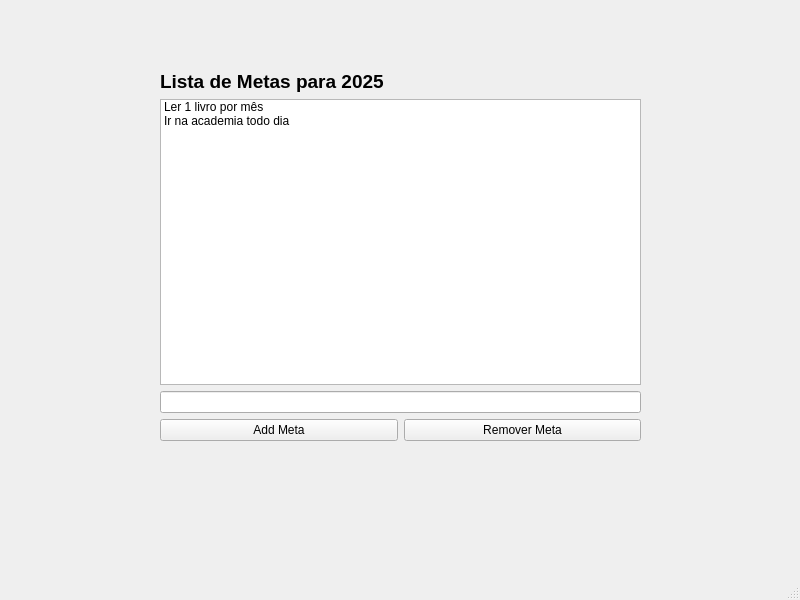
<?xml version="1.0" encoding="UTF-8"?>
<ui version="4.0">
 <class>MainWindow</class>
 <widget class="QMainWindow" name="MainWindow">
  <property name="geometry">
   <rect>
    <x>0</x>
    <y>0</y>
    <width>800</width>
    <height>600</height>
   </rect>
  </property>
  <property name="windowTitle">
   <string>MainWindow</string>
  </property>
  <widget class="QWidget" name="centralwidget">
   <widget class="QWidget" name="gridLayoutWidget">
    <property name="geometry">
     <rect>
      <x>160</x>
      <y>70</y>
      <width>481</width>
      <height>371</height>
     </rect>
    </property>
    <layout class="QGridLayout" name="gridLayout">
     <item row="4" column="1">
      <widget class="QPushButton" name="pushButton_RemoverMeta">
       <property name="text">
        <string>Remover Meta</string>
       </property>
      </widget>
     </item>
     <item row="4" column="0">
      <widget class="QPushButton" name="pushButton_AdicionarMeta">
       <property name="text">
        <string>Add Meta</string>
       </property>
      </widget>
     </item>
     <item row="1" column="0" colspan="2">
      <widget class="QLabel" name="label">
       <property name="font">
        <font>
         <pointsize>14</pointsize>
         <weight>75</weight>
         <bold>true</bold>
        </font>
       </property>
       <property name="layoutDirection">
        <enum>Qt::LeftToRight</enum>
       </property>
       <property name="text">
        <string>Lista de Metas para 2025</string>
       </property>
      </widget>
     </item>
     <item row="2" column="0" colspan="2">
      <widget class="QListWidget" name="listWidget">
       <item>
        <property name="text">
         <string>Ler 1 livro por mês</string>
        </property>
       </item>
       <item>
        <property name="text">
         <string>Ir na academia todo dia</string>
        </property>
       </item>
      </widget>
     </item>
     <item row="3" column="0" colspan="2">
      <widget class="QLineEdit" name="lineEdit"/>
     </item>
    </layout>
   </widget>
  </widget>
  <widget class="QMenuBar" name="menubar">
   <property name="geometry">
    <rect>
     <x>0</x>
     <y>0</y>
     <width>800</width>
     <height>26</height>
    </rect>
   </property>
  </widget>
  <widget class="QStatusBar" name="statusbar"/>
 </widget>
 <resources/>
 <connections/>
</ui>
